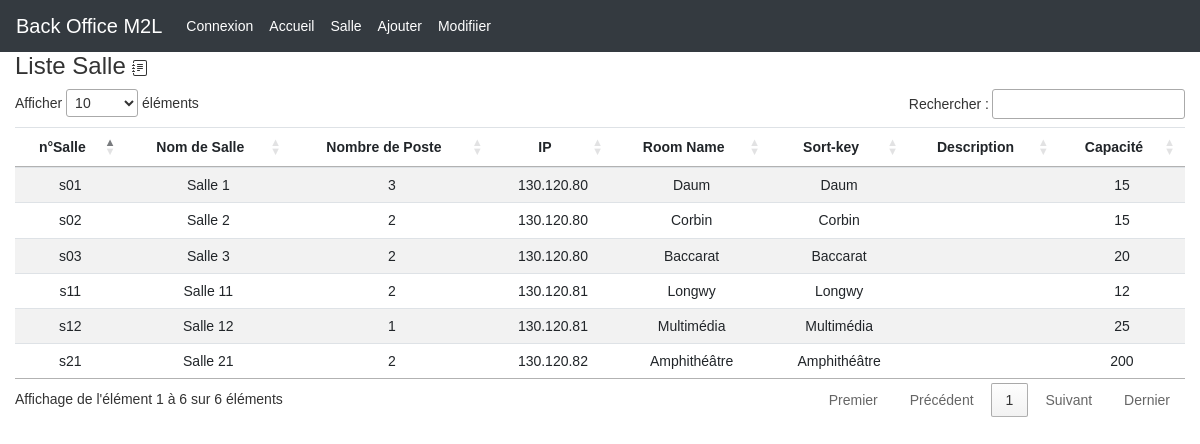
/controleur/afficheSalleInfo.php (signed in), run on the app's committed database.
### tables this page shows
CREATE TABLE `salle` (
  `id` int(11) NOT NULL,
  `nSalle` varchar(7) NOT NULL,
  `nomSalle` varchar(30) DEFAULT NULL,
  `nbPoste` tinyint(2) DEFAULT NULL,
  `indIP` varchar(11) DEFAULT NULL
);

CREATE TABLE `mrbs_room` (
  `id` int(11) NOT NULL,
  `disabled` tinyint(1) NOT NULL DEFAULT 0,
  `area_id` int(11) NOT NULL DEFAULT 0,
  `room_name` varchar(25) NOT NULL DEFAULT '',
  `sort_key` varchar(25) NOT NULL DEFAULT '',
  `description` varchar(60) DEFAULT NULL,
  `capacity` int(11) NOT NULL DEFAULT 0,
  `room_admin_email` text DEFAULT NULL,
  `custom_html` text DEFAULT NULL
);

### controleur/afficheSalleInfo.php (called while the page is built, shortened)
<?php
if ($_SERVER["SCRIPT_FILENAME"] == __FILE__) {
    $racine = "..";
}
require_once("$racine/modele/UserManager.php");
require_once("$racine/modele/SalleInfoManager.php");
$UserManager= new UserManager();
$UserManager->init_php_session();
$salleinfoManager= new SalleInfoManager();
$salleinfos=$salleinfoManager->getList();
    include "$racine/vue/header.php";
    include "$racine/vue/vueAfficheSalleInfo.php";
    include "$racine/vue/footer.php";
?>

### modele/UserManager.php (called while the page is built, shortened)
<?php
require_once("modele/Manager.php");
class UserManager extends Manager
{
    function is_logged() : bool
    {
        if (isset($_SESSION['pseudo']))
        {
            return true;
        }
        else
        {
            return false;
        }
    }
}
?>

### modele/Manager.php (called while the page is built)
<?php
class Manager
{
    protected function dbConnect()
    {
        $login = "root";
        $mdp = "root";
        $bd = "parc";
        $serveur = "localhost";
        try
        {
            $conn = new PDO("mysql:host=$serveur;dbname=$bd", $login, $mdp, array(PDO::MYSQL_ATTR_INIT_COMMAND => 'SET NAMES \'UTF8\''));
            $conn->setAttribute(PDO::ATTR_ERRMODE, PDO::ERRMODE_EXCEPTION);
            return $conn;
        }
        catch (PDOException $e)
        {
            print "Erreur de connexion PDO ";
            die();
        }
    }
    protected function getPDO()
    {
        static $pdo = null;
        if ($pdo == null) {
            $pdo = $this->dbConnect();
        }
        return $pdo;
    }
}
?>

### modele/SalleInfoManager.php (called while the page is built)
<?php
require_once("modele/Manager.php");
require_once("modele/SalleInfo.php");
class SalleInfoManager extends Manager
{
    public function getList()
    {
        $salleinfos = [];
        $q = $this->getPDO()->query('SELECT s.id, nSalle, nomSalle, nbPoste, indIP, room_name, sort_key, description, capacity  FROM salle s inner join mrbs_room mrbs on mrbs.id = s.id');
        while ($donnees = $q->fetch(PDO::FETCH_ASSOC))
        {
           $salleinfos[$donnees['id']] = new SalleInfo ($donnees['id'], $donnees['nSalle'], $donnees['nomSalle'], $donnees['nbPoste'], $donnees['indIP'], $donnees['room_name'], $donnees['sort_key'], $donnees['description'], $donnees['capacity'] );
        }
        return $salleinfos;
    }
}
?>

### modele/SalleInfo.php (called while the page is built, shortened)
<?php
class SalleInfo
{
    private $nSalle;
    private $nomSalle;
    private $nbPoste;
    private $indIP;
    private $room_name;
    private $sort_key;
    private $capacity;
    public function __construct($id, $nSalle, $nomSalle, $nbPoste, $indIP, $room_name, $sort_key, $description, $capacity) {
        $this->nSalle =  $nSalle;
        $this->nomSalle = $nomSalle;
        $this->nbPoste = $nbPoste;
        $this->indIP = $indIP;
        $this->room_name = $room_name;
        $this->sort_key = $sort_key;
        $this->capacity = $capacity;
    }
    public function getNSalle() {
        return $this->nSalle;
    }
    public function getNomSalle() {
        return $this->nomSalle;
    }
    public function getNbPoste() {
        return $this->nbPoste;
    }
    public function getIndIP() {
        return $this->indIP;
    }
    public function getRoom_name() {
        return $this->room_name;
    }
    public function getSort_key() {
        return $this->sort_key;
    }
    public function getCapacity() {
        return $this->capacity;
    }
}
?>

### vue/vueAfficheSalleInfo.php (the view, shortened to what this page needs)
<?php
if($UserManager->is_logged())
{
?>
	<div class="content">
		<div class="container-fluid">
			<div class="header">
				<h4 class="title">Liste Salle
				</h4>
			</div>
			<div class="toggle">
				<div class="content">
					<table id="datatables_salle" class="table table-striped table-no-bordered table-hover" cellspacing="0" width="100%" style="width:100%; text-align: center;">
						<thead>
							<tr>
								<th class="text-center">n°Salle</th>
								<th class="text-center">Nom de Salle</th>
								<th class="text-center">Nombre de Poste</th>
								<th class="text-center">IP</th>
								<th class="text-center">Room Name</th>
								<th class="text-center">Sort-key</th>
								<th class="text-center">Description</th>
								<th class="text-center">Capacité</th>
							</tr>
						</thead>
						<tbody>
						<?php
							foreach ($salleinfos as $salleinfo)
							{
						?>
						<tr>
							<td class="edit"><?php echo $salleinfo->getNSalle() ?></td>
							<td class="edit"><?php echo $salleinfo->getNomSalle() ?></td>
							<td class="edit"><?php echo $salleinfo->getNbPoste() ?></td>
							<td class="edit"><?php echo $salleinfo->getIndIP() ?></td>
							<td class="edit"><?php echo $salleinfo->getRoom_name() ?></td>
							<td class="edit"><?php echo $salleinfo->getSort_key() ?></td>
							<td class="edit"><?php echo $salleinfo->getDescription() ?></td>
							<td class="edit"><?php echo $salleinfo->getCapacity() ?></td>
							<?php } ?>
						</tr>
						</tbody>
					</table>
				</div>
			</div>
		</div>
	</div>
<?php
}
else
{
    echo 'connexion requise';
}
?>

### vue/header.php (shortened to what this page needs)
<!DOCTYPE html>
<html lang="fr">
<head>
	<link href="bib/bootstrap-4.3.1-dist/css/bootstrap.min.css" rel="stylesheet" type="text/css" />
	<link rel="stylesheet" type="text/css" href="https://cdn.datatables.net/1.10.21/css/jquery.dataTables.css">
	<link rel="stylesheet" href="//code.jquery.com/ui/1.12.1/themes/base/jquery-ui.css">
	<link href="css/style.css" rel="stylesheet" type="text/css" />
</head>
<body>
	<?php include 'menu.php'?>

### vue/menu.php (shortened to what this page needs)
<nav class="navbar navbar-expand-lg navbar-dark bg-dark">
  <a class="navbar-brand" href="./?action=accueil">Back Office M2L</a>
  <div class="collapse navbar-collapse" id="navbarNav">
    <ul class="navbar-nav">
    <li class="nav-item active">
        <a class="nav-link" href="./?action=connexion">Connexion <span class="sr-only">(current)</span></a>
      </li>
      <li class="nav-item active">
        <a class="nav-link" href="./?action=accueil">Accueil <span class="sr-only">(current)</span></a>
      </li>
      <li class="nav-item active">
        <a class="nav-link" href="./?action=salleinfo">Salle<span class="sr-only">(current)</span></a>
      </li>
      <li class="nav-item active">
        <a class="nav-link" href="./?action=gestion">Ajouter<span class="sr-only">(current)</span></a>
      </li>
      <li class="nav-item active">
        <a class="nav-link" href="./?action=updateposte">Modifiier<span class="sr-only">(current)</span></a>
      </li>
    </ul>
  </div>
</nav>

### vue/footer.php (shortened to what this page needs)
</body>
</html>

### css/style.css (style rules this page uses)
html { position: relative; min-height: 100%; }
body { margin-bottom: 60px; font-family: Arial; color : #333; font-size : 14px; line-height : 1.3; scroll-behavior: smooth; background-color : var(--fondC); }

### data on the page
salle: nSalle "s01", nomSalle "Salle 1", nbPoste "3", indIP "130.120.80", id.room_name "Daum", id.sort_key "Daum", id.capacity "15"
salle: nSalle "s02", nomSalle "Salle 2", nbPoste "2", indIP "130.120.80", id.room_name "Corbin", id.sort_key "Corbin", id.capacity "15"
salle: nSalle "s03", nomSalle "Salle 3", nbPoste "2", indIP "130.120.80", id.room_name "Baccarat", id.sort_key "Baccarat", id.capacity "20"
salle: nSalle "s11", nomSalle "Salle 11", nbPoste "2", indIP "130.120.81", id.room_name "Longwy", id.sort_key "Longwy", id.capacity "12"
salle: nSalle "s12", nomSalle "Salle 12", nbPoste "1", indIP "130.120.81", id.room_name "Multimédia", id.sort_key "Multimédia", id.capacity "25"
salle: nSalle "s21", nomSalle "Salle 21", nbPoste "2", indIP "130.120.82", id.room_name "Amphithéâtre", id.sort_key "Amphithéâtre", id.capacity "200"
